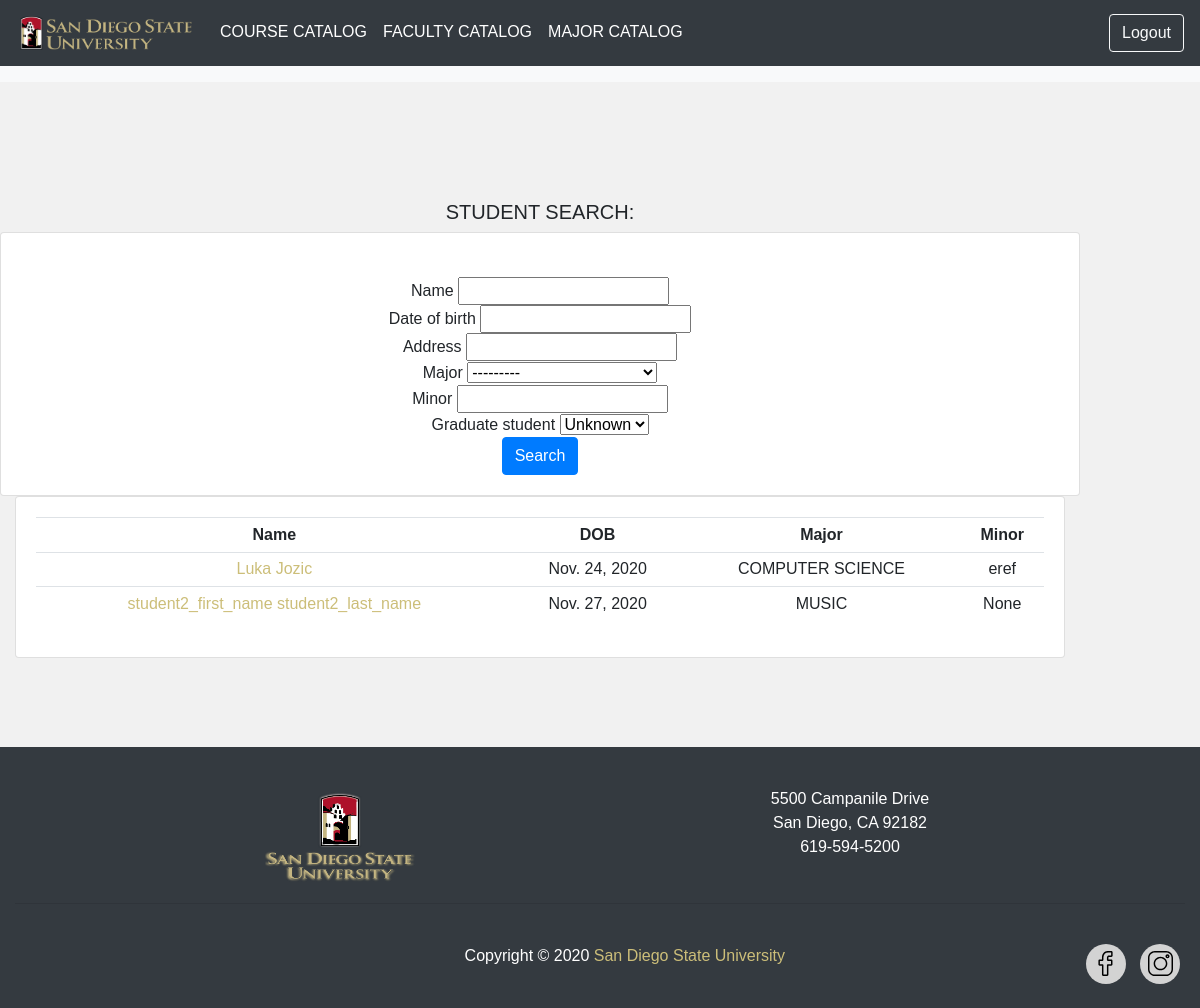
Screenshot of /accounts/catalog/student_list/ (signed in) with the database file from the repository.
### school/models.py (models this page shows, shortened)
class Student(models.Model):
    user = models.OneToOneField(CustomUser, on_delete=models.CASCADE)
    major = models.ForeignKey('Major', null=True, blank=True, on_delete=models.SET_NULL)
    name = models.CharField(max_length=200, null=True)
    date_of_birth = models.DateField(default=timezone.now)
    address = models.CharField(max_length=200, null=True)
    email = models.CharField(max_length=200, null=True, blank=True)
    minor = models.CharField(max_length=200, null=True, blank=True)
    notes = models.CharField(max_length=200, null=True, blank=True)
    graduate_student = models.BooleanField(default=False)
    objects = models.Manager()

class Major(models.Model):
    department = models.ForeignKey(Department, null=True, on_delete=models.SET_NULL)
    required_courses = models.ManyToManyField(Course, related_name='required_by_majors')
    electives = models.ManyToManyField(Course, related_name='electives')
    major_title = models.CharField(max_length=200, null=True)
    units_for_major = models.CharField(max_length=200, null=True)
    def __str__(self):
        return self.major_title

### school/views.py (the view)
# urls.py: path('catalog/student_list/', views.catalog_student, name='catalog_student'),
@login_required(login_url='login')
def catalog_student(request):
    student_list = Student.objects.all()
    my_filter = StudentFilter(request.GET, queryset=student_list)
    student_list = my_filter.qs
    context = {
        'student_list': student_list,
        'filter': my_filter
    }
    return render(request, 'school/catalog/student_list.html', context)

### school/templates/school/catalog/student_list.html
{% extends 'school/base.html' %}
{% block content %}
<div class="row">
	<div class="col">
        <h5>STUDENT SEARCH:</h5>
		<div class="card card-body">
			<form method="get">
			<br>
			{{filter.form.name.label}}
			<a data-toggle="tooltip" title="Search by student name [First Last]">{{filter.form.name}}</a>
			<br>
			{{filter.form.date_of_birth.label}}
			<a data-toggle="tooltip" title="Search by student date of birth [YYYY-MM-DD]">{{filter.form.date_of_birth}}</a>
			<br>
			{{filter.form.address.label}}
			<a data-toggle="tooltip" title="Search by student address">{{filter.form.address}}</a>
			<br>
				{{filter.form.major.label}}
			<a data-toggle="tooltip" title="Search by student Major">{{filter.form.major}}</a>
			<br>
			{{filter.form.minor.label}}
			<a data-toggle="tooltip" title="Search by student Major">{{filter.form.minor}}</a>
			<br>
			{{filter.form.graduate_student.label}}
			<a data-toggle="tooltip" title="Search by student graduate status">{{filter.form.graduate_student}}</a>
			<br>
		    <button class="btn btn-primary" type="submit">Search</button>
		  </form>
		</div>
	</div>
</div>
<div class="col-md-12">
		<div class="card card-body">
			<table class="table table-sm">
				<tr>
					<th>Name</th>
					<th>DOB</th>
					<th>Major</th>
                    <th>Minor</th>
				</tr>
				{% for student in student_list %}
					<tr>
						<td><a class="" href="{% url 'student_detail' student.id %}">{{student.name}}</a></td>
						<td>{{student.date_of_birth}}</td>
						<td>{{student.major}}</td>
                        <td>{{student.minor}}</td>
					</tr>
				{% endfor %}
			</table>
		</div>
	</div>
{% endblock %}

### school/static/assets/css/styles.css (style rules this page uses)
* { margin: 0; padding: 0; box-sizing: border-box; }
body { font-family: Arial, Helvetica, sans-serif; background-color: #f1f1f1; position: relative; min-height: 100vh; }
a { text-decoration: none; }

### school/templates/school/footer.html (style rules this page uses)
a { color: #CCBE79; }

### rows the page displays
Student: name "Luka Jozic", date_of_birth "Nov. 24, 2020", major "COMPUTER SCIENCE", minor "eref"
Student: name "student2_first_name student2_last_name", date_of_birth "Nov. 27, 2020", major "MUSIC", minor "None"

### other values shown
{{ filter.form.name.label }} "Name"
{{ filter.form.date_of_birth.label }} "Date of birth"
{{ filter.form.address.label }} "Address"
{{ filter.form.major.label }} "Major"
{{ filter.form.minor.label }} "Minor"
{{ filter.form.graduate_student.label }} "Graduate student"
